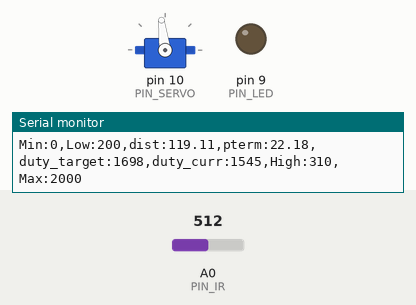
The sketch below on a simulated Arduino Uno, built with avr-gcc and run on an emulated ATmega328P. On the bench: servo, output pins drawn as LEDs (lit = HIGH), the last lines printed to the serial monitor. The test bench sets the inputs (shaded band); at power-on: A0 (PIN_IR) = 512.

Above: at 1.2 s.
1.3 s: A0 (PIN_IR) set to 306
At 1.7 s:
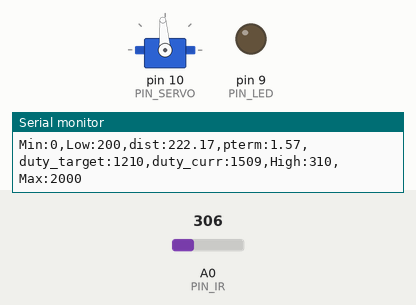
2.8 s: A0 (PIN_IR) set to 220
At 4.1 s:
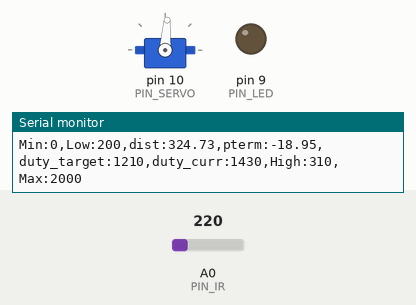
Timing chart, 0 to 5.8 s (numbered marks = the images above; inputs shaded):
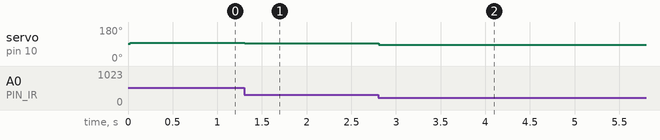

Measured:
- after the input at 1.3 s, servo on pin 10 (PIN_SERVO): 97° → 94° at once
- after the input at 2.8 s, servo on pin 10 (PIN_SERVO): 94° → 86° at once

The sketch:

p.ino
```cpp
#include <Servo.h>


/////////////////////////////

// Configurable parameters //

/////////////////////////////


// Arduino pin assignment

#define PIN_LED 9 // [1234] LED를 아두이노 GPIO 9번 핀에 연결

#define PIN_SERVO 10 // [1352] 서보모터를 아두이노의 10번 핀에 연결

#define PIN_IR A0 // [1352] IR센서를 아두이노 A0 핀에 연결


// Framework setting

#define _DIST_TARGET 230 // [1352]목표값을 탁구공 중심 위치까지 거리 255mm로 Fix

#define _DIST_MIN 100 // [1352] 최소 측정 거리를 100mm로 설정

#define _DIST_MAX 410 // [1352] 측정 거리의 최댓값을 410mm로 설정


// Distance sensor

#define _DIST_ALPHA 0.7 // [2979] 알파값 설정


// Servo range

#define _DUTY_MIN 1698 //[2998] Servo Minimum microseconds

#define _DUTY_NEU 1490 //[2983] Servo 중간값 설정

#define _DUTY_MAX 1210 // [2979] Servo Max값 설정


// Servo speed control

#define _SERVO_ANGLE 30 // [2992] 서보 각 설정

#define _SERVO_SPEED 20 // [2976] 서보 스피드 설정


// Event periods

#define _INTERVAL_DIST 20

#define _INTERVAL_SERVO 5 // [2980] 서보 INTERVAL값 설정

#define _INTERVAL_SERIAL 100 //[2989] 시리얼 출력 INTERVAL 설정


// PID parameters

#define _KP 0.2 // [3000] K🇵값 초기화

#define _Ki 0.3 // [3000] K¡값 초기화

#define _Kd 0.3 // [3000] Kd값 초기화


//////////////////////

// global variables //

//////////////////////


// Servo instance

Servo myservo; //[2991] create servo object to control a servo


// Distance sensor

float dist_target; // location to send the ball [2976] 공 위치

float dist_raw, dist_ema, dist_prev, dist_min, dist_max;// [2981] 거리 변수 설정(현재, ema 필터 적용, 직전값)


// Event periods

unsigned long last_sampling_time_dist, last_sampling_time_servo, last_sampling_time_serial, time_curr;

bool event_dist, event_servo, event_serial; //[2989] 논리형 변수 설정


// Servo speed control

int duty_chg_per_interval; //[1352] 주기동안 duty 변화량 변수

int duty_target, duty_curr;//[1352] 서보모터의 목표위치, 서보에 실제 입력할 위치


// PID variables

float error_curr, error_prev, control, pterm, dterm, iterm, error;


//[2998] initialize variables for Low Pass Filter

unsigned long oldmil; //[2998] old milliseconds var

static long apt = 0;  //[2998] filter sampling time saver

float filter = 0.0, prev = 0.0; //[2998] setup for filter and prev var’s

float P_control(){   //[2978]

    error_curr = dist_target - dist_ema;  // [2978] dist_ema는 현재 측정값
    pterm = _KP * error_curr;
    return pterm;

}

int a, b;

void setup() {

   // initialize GPIO pins for LED and attach servo

   pinMode(PIN_LED, OUTPUT); //[1352] LED 핀 설정

   // myservo.attach(PIN_SERVO); //[1352] Servo 핀 설정

   // [2998] servo attach duplicated

   // move servo to neutral position

   myservo.attach(PIN_SERVO); //[2998] Servo Attaching

   myservo.writeMicroseconds(_DUTY_NEU); //[2998] Servo Set to neutral position


   // initialize global variables

   dist_min = _DIST_MIN; //[2999] dist_min 값 적용

   dist_max = _DIST_MAX; //[2999] dist_max 값 적용

   dist_ema = 0.0; //[2999] dist_ema 값 초기화

   float alpha = _DIST_ALPHA; //[2999] alpha 선언 및 값 적용

   // convert angle speed into duty change per interval.
   duty_chg_per_interval = (_DUTY_MAX - _DUTY_MIN) * ((float)_SERVO_SPEED / 180) * ((float)_INTERVAL_DIST / 1000); //[2985] duty_chg_per_interval 설정

   // initialize serial port

   Serial.begin(57600); //[2999] serial port 57600

   a = 50;
   b = 240;
}


void loop() {

/////////////////////

// Event generator //

/////////////////////
    time_curr = millis();

    if (time_curr >= last_sampling_time_dist + _INTERVAL_DIST){

      last_sampling_time_dist += _INTERVAL_DIST;

      event_dist = true;

    }

    if (time_curr >= last_sampling_time_dist + _INTERVAL_SERVO){

      last_sampling_time_servo += _INTERVAL_SERVO;

      event_servo = true;

    }

    if (time_curr >= last_sampling_time_serial + _INTERVAL_SERIAL){

      last_sampling_time_serial += _INTERVAL_SERIAL;

      event_serial = true;

    }//[2981] 인터벌 값과 샘플링 차이의 합과 비교해서 각각의 이벤트 실행


//[2998] Fixed some indentation, tabs and more

////////////////////

// Event handlers //

////////////////////


   if(event_dist) {

      event_dist = false;  //[2981] 이벤트가 실행되었으므로 재실행을 위한 값 초기화
      // get a distance reading from the distance sensor
      dist_raw = ir_distance_filtered(); //[3000]raw_dist 거리값 설정

  // PID control logic

     error_curr= _DIST_TARGET - dist_raw; //[3000] 에러는 목표거리에서 탁구공의 거리를 뺀값

     pterm = _KP*error_curr; //[3000] 제어식에서의 비례항


  // keep duty_target value within the range of [_DUTY_MIN, _DUTY_MAX]

      // [1352] 서보의 가동범위를 고정

      if (duty_target < _DUTY_MIN) {  //[1352] 조건일때 duty_target값을 _DUTY_MIN으로

         duty_target = _DUTY_MIN;

      }

      else if (duty_target > _DUTY_MAX) { //[1352] 조건일때 duty_target값을 _DUTY_MAX으로

         duty_target = _DUTY_MAX;

      }

   }

   if(event_servo) {

      event_servo = false; //[1352]server Event handler가 false

      // adjust duty_curr toward duty_target by duty_chg_per_interval
      duty_curr = 1490 + error_curr*2.5;
      if(duty_curr > 1545) duty_curr = 1545;
      else if(duty_curr < 1435) duty_curr = 1430;
      myservo.writeMicroseconds(duty_curr);

      //[3000] 서보위치 업데이트 error_curr 뒤의 숫자는 수정가능

  }


  if(event_serial) {

     event_serial = false; //[2989]  이벤트 실행 후 초기화

     Serial.print("Min:0,Low:200,dist:"); //[2983] “Min:0,Low:200,dist:” 문구 출력

     Serial.print(dist_raw); //[2979] dist_raw 값(적외선 센서에서 돌려받은 값) 출력

     Serial.print(",pterm:");

     Serial.print(pterm);

     Serial.print(",duty_target:"); //[2994] duty_target 값 출력

     Serial.print(duty_target); //[2994] duty_target 값 출력

     Serial.print(",duty_curr:"); // [2980] “duty_curr” 출력

     Serial.print(duty_curr); // [2980] duty_curr 값 출력

     Serial.println(",High:310,Max:2000");

    }

  // delay(20) //[2998] if you are using the Low Pass Filter delay(20) could be needed

  //

}


float ir_distance(void){ // return value unit: mm

    float val; //[2998] Announce val

    float volt = float(analogRead(PIN_IR)); //[2998] Read analog data from PIN_IR

    val = ((6762.0/(volt-9.0))-4.0) * 10.0;

    return val;

}


float ir_distance_filtered(void){ // return value unit: mm

   //[2997] EMA 필터 대신 다른 필터를 사용한 것 같은데 맞나요?

   //[2998] Low Pass Filter 를 사용했는 소스이며 밑에 EMA 필터도 추가해서 둘중
   float raw_dist = ir_distance();
   float dist_cali = 100.0 + 300.0 / (b - a) * (raw_dist - a);
   float a = (_DIST_ALPHA*dist_cali)+((1-_DIST_ALPHA)*dist_ema);
   if((_DIST_ALPHA*dist_cali)+((1-_DIST_ALPHA)*dist_ema) > 410) a = 410;
   else if((_DIST_ALPHA*dist_cali)+((1-_DIST_ALPHA)*dist_ema) < 100) a = 100;
   return a;
}
```
